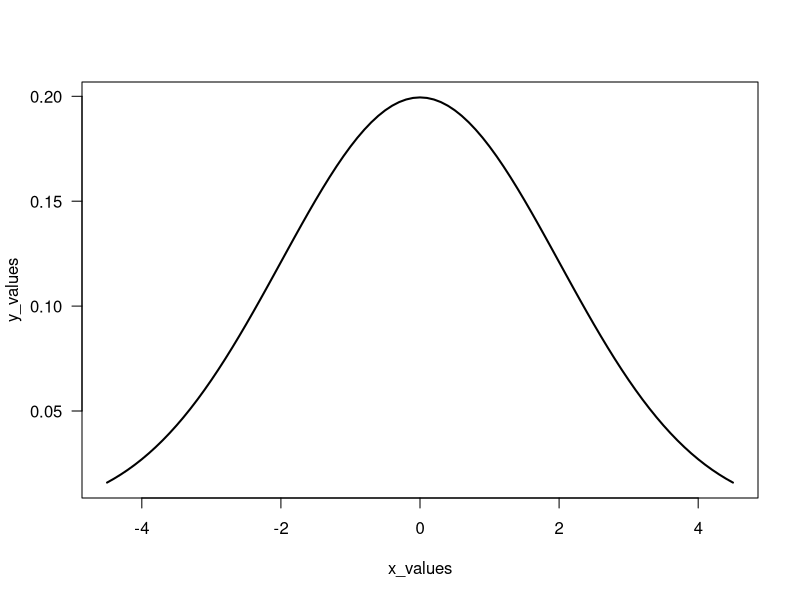
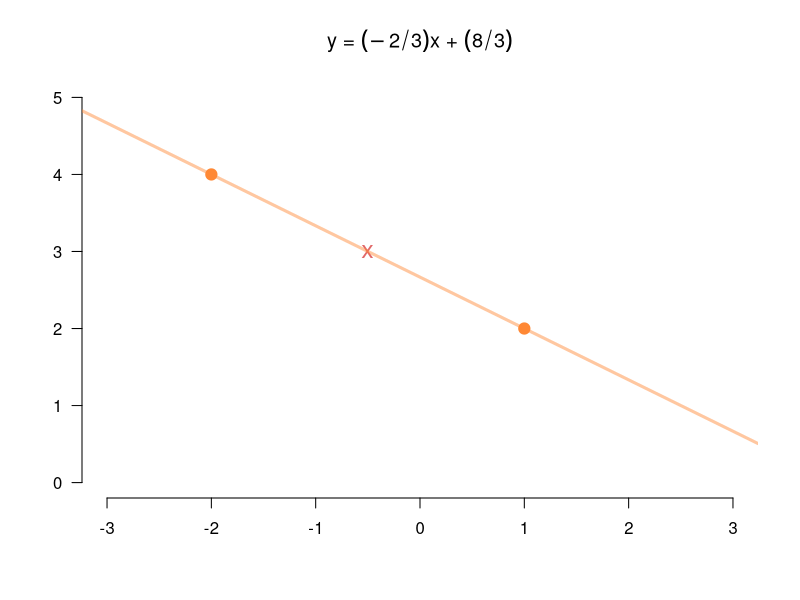

Recreate these plots in R, in order.
gaussian <- function(s,m,x){
  if(s <= 0){
    stop("Error. Please enter valid parameter values")

  }
  else{
  return((1/(s*sqrt(2*pi)))*exp(-.5*((x-m)/s)^2))
  }
}

#gaussian curve
x_values <- seq(-4.5,4.5,0.1)
y_values <- gaussian(2,0,x_values)
plot(x_values, y_values, las = 1, type = "l", lwd = 2)


##### Descriptive statistics #####
descriptive <- function(input,na.rm = FALSE){
  info = list("min" = min(input),
              "first quartile" =  quantile(input, 0.25),
              "median" = median(input),
              "mean" = mean(input),
              "thrid quartile" = quantile(input, 0.75),
              "max" = max(input),
              "range" = max(input) - min(input),
              "interquartile range" = IQR(input),
              "standard deviation" = sd(input))
  return(info)
}

##### Two Given Points #####
find_distance <- function(p1,p2){
  return(sqrt((p2[2] - p1[2])^2 + (p2[1] - p1[1])^2))
}

find_midpoint <- function(p1,p2){
  return(c((p1[1] + p2[1])/2, (p2[1] + p2[2])/2))
}

find_slope <- function(p1,p2){
  return((p2[2] - p1[2])/(p2[1] - p1[1]))
}

find_intercept <- function(p1,p2){
  return(p1[2] - find_slope(p1,p2)*p1[1])
}

find_line <- function(p1,p2){
  return(list("intercept" = find_intercept(p1,p2),
              "slope" = find_slope(p1,p2)))
}

info_points <- function(p1,p2){
  return(list("distance" = find_distance(p1,p2),
              "midpoint" = find_midpoint(p1,p2),
              "intercept" = find_intercept(p1,p2),
              "results" = find_slope(p1,p2)))
  
}

p1 <- c(-2, 4)
p2 <- c(1, 2)

plot.new()
# depending on your chosen points you may have to set different limits
plot.window(xlim = c(-3, 3), ylim = c(0, 5))
axis(side = 1)
axis(side = 2, las = 1)
points(p1[1], p1[2], cex = 1.5, col = "#FF8834", pch = 19)
points(p2[1], p2[2], cex = 1.5, col = "#FF8834", pch = 19)
# midpoint (here you should use the midpoint outputs of your function)
points(-1/2, 3, cex = 1.5, pch = "x", col = "#E16868")
# slope and intercept (here you should use the outputs of your function)
abline(a = 8/3, b = -2/3, col = "#FF883477", lwd = 3)
title(main = expression(paste(y, ' = ', (-2/3) * x, ' + ', (8/3))))